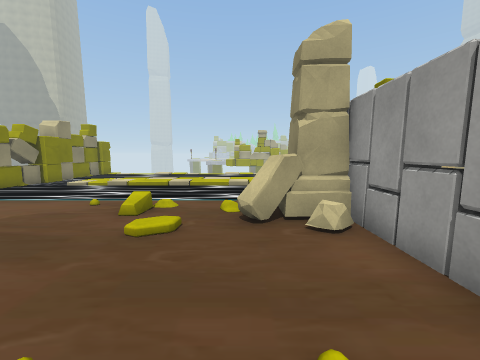
[1] (above)

19 first-person views from a walk through a Unity game level. The camera is 1.5 m above the floor, tilts 6° down and sees 90° across. The floor is counted in squares, 1 m on a side. Each view is taken from the middle of a square. On the plan, view 1 faces up. The plan holds only what a view shows up to about 13 squares ahead; the rest is blank. The place goes on beyond the plan. The player character is not drawn. Some surface patterns are stand-ins.

[2]
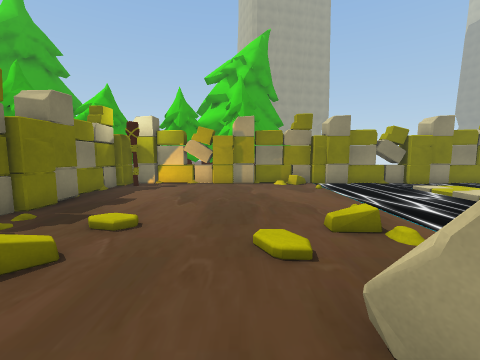

[3]
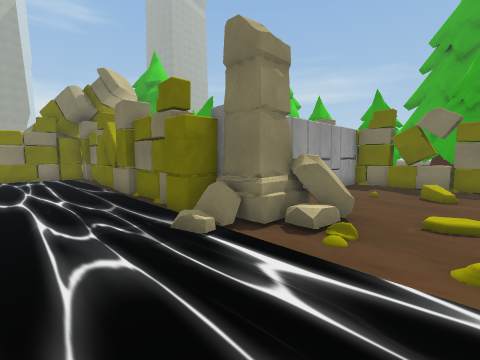

[4]
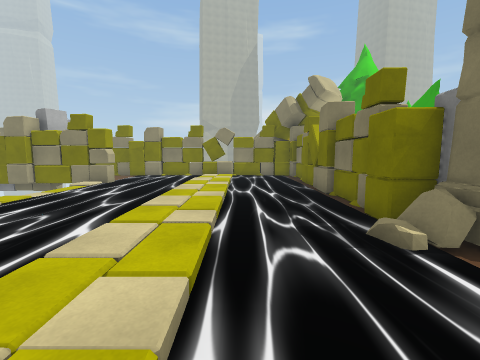

[5]
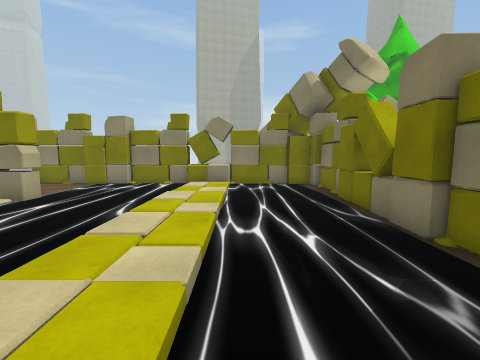

[6]
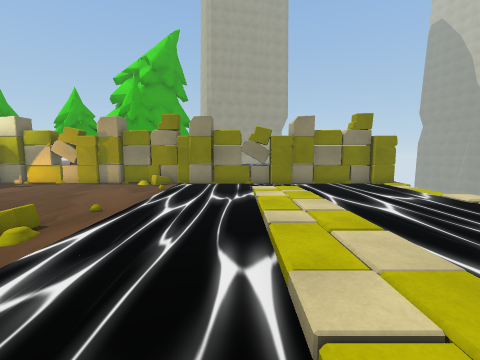

[7]
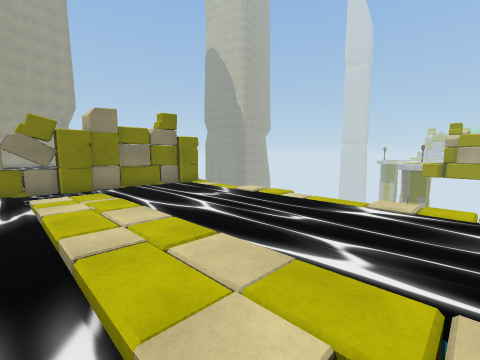

[8]
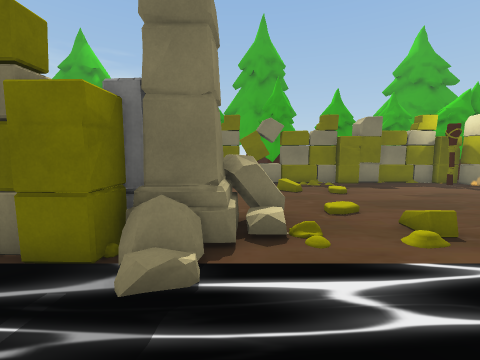

[9]
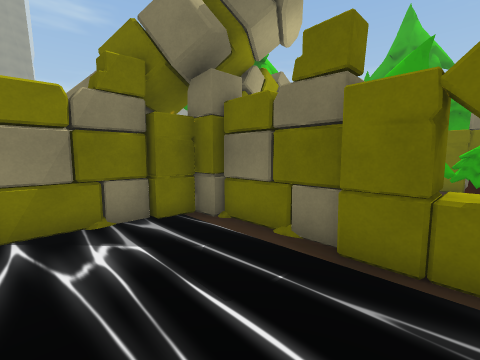

[10]
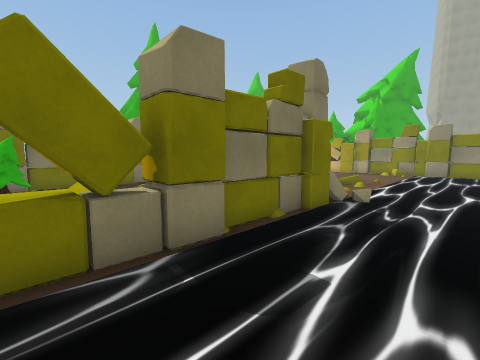

[11]
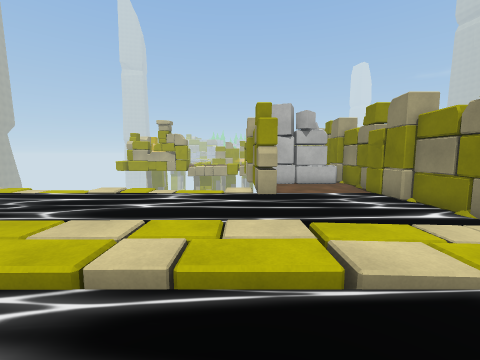

[12]
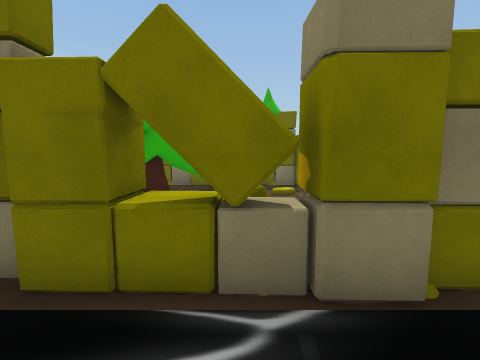

[13]
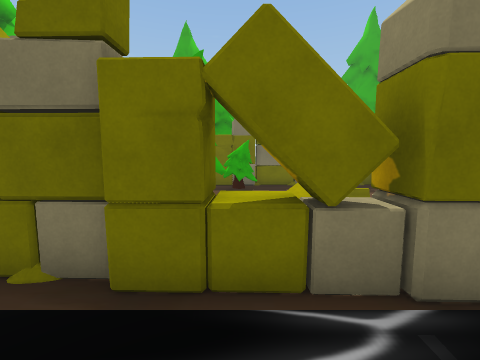

[14]
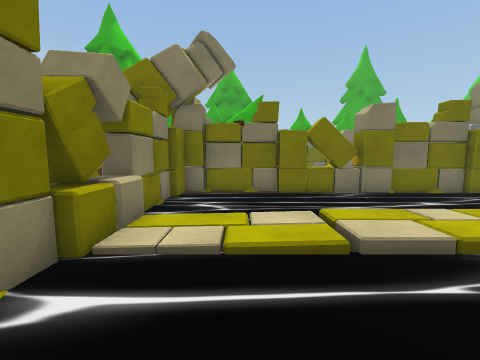

[15]
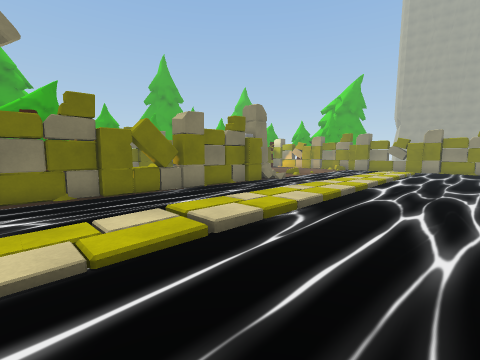

[16]
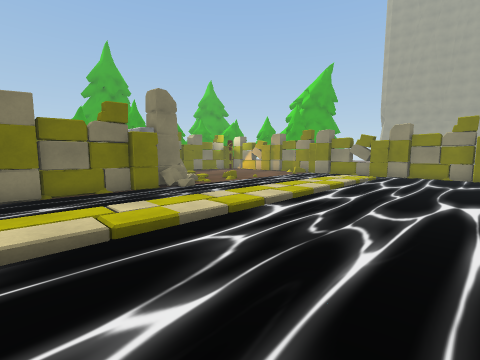

[17]
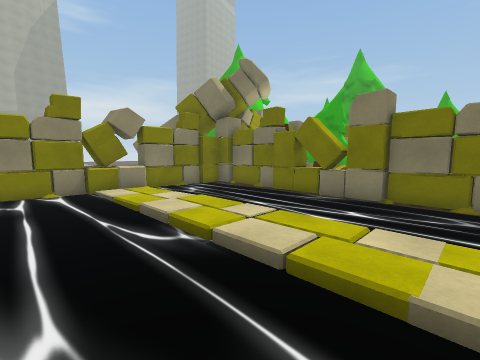

[18]
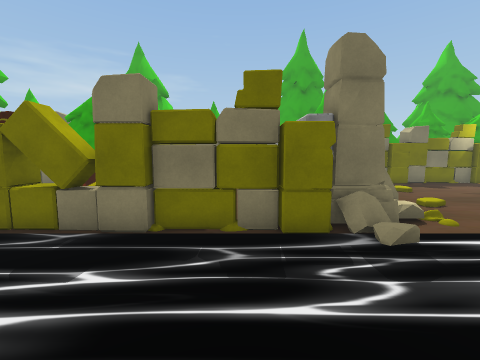

[19]
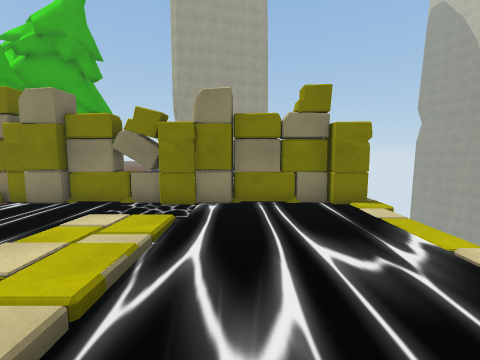

### Floor plan
Key: @ floor where view 1 was taken; # wall or solid block; x gap in a wall; . main floor; : floor 0.25 m higher than the main floor; / step, stairs or slope; = window, fence, low wall or low ledge; ~ liquid the walk can cross; ≈ liquid the walk keeps out of; ^ raised ledge; C column; T torch; R tree; O other object.
Columns run from 11 left of view 1 to 16 right of it. Each row starts with its distance up from view 1.
 22                       ####^#
 21                       ####x#
 20                       #....#
 19  #                    #...##
 18 ##~~≈~~~~~~~~~~~~~~~~~#~~~##
 17 #~~~~~~~~~~~~~~~~~~~~~~~~~≈#
 16 #~~~~~~~~~~~~~~~~~~~~~~~~~~#
 15 #~~~~~~~~~~~~~~~~~~~~~~~~~~#
 14 ##~~~~~~~~~~~~~~~~~~~~~~~~~#
 13 ## :::::::::::::::::::::::x#
 12 #~ :::::::::::::::::::::::^#
 11 #~~~~~~~~~~~~~~~~~~~~~~~~~~#
 10 #~~~~~~~~~~~~~~~~~~~~~~~~~~#
  9 #≈~~~~~~~~~~~~~~~~~~~~~~~~~#
  8 #.~~~~~~~~~~~C##~~###~~~~~##
  7 #........///CC#######=#####
  6 #.......:..CCCC     #
  5 #......../.CCCO         O
  4 #......../....O         O
  3 #.............O
  2 #......./.....O        R
  1 #......././...O   ..  RRRR
  0 #......... @..O. ...RRRR
 -1 #T........ ...O......
 -2 ##########^##############
 -3           ###

Positions as (right, up) in squares from view 1, and headings:
1: (0, 0), facing up
2: (2, 4), facing left
3: (-2, 11), facing down-right
4: (-2, 11), facing right
5: (3, 11), facing right
6: (2, 11), facing left
7: (1, 11), facing up-left
8: (1, 11), facing down
9: (10, 11), facing down-right
10: (10, 11), facing down-left
11: (10, 9), facing up
12: (9, 10), facing down
13: (10, 10), facing down
14: (13, 17), facing down
15: (14, 17), facing down-left
16: (8, 18), facing down-left
17: (5, 16), facing down-right
18: (5, 13), facing down
19: (-3, 15), facing left
